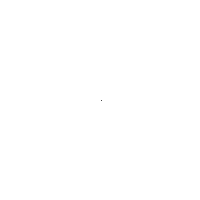
Frame 1 (no input)
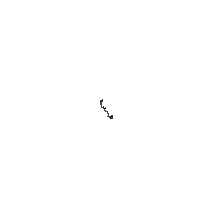
Frame 60 (the mouse pressed at the canvas centre just before this capture)
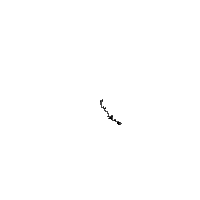
Frame 120 (the mouse held since frame 60 and released just before this capture)

The Processing sketch that drew these frames (run headless with seeded random() and noise(); from frame 60 on, the mouse is pressed at the canvas centre):

// Processing sketch: exo1_5_2
// ── exo1_5_2.pde
import java.util.*;

Walker w;


class Walker {
 float x;
 float y;
 
 Walker(){
   x = width/2;
   y = height/2;
 }
 
 void display(){
   stroke(0);
   point(x,y);
 }
 
 void step(){
   float nbr = randomGaussian();
   nbr = nbr*10 + 100;
   println(nbr);
   int stepx = 0;
   int stepy = 0;
   if(nbr > 100 && nbr < 110){
     stepx = 1;
   } else if(nbr < 100 && nbr > 90){
     stepy= 1;
   } else if (nbr <90){
     stepx = -1;
   } else {
     stepy = -1;
   }
   
   x += stepx;
   y += stepy;
   
   x = constrain(x, 0, width-1);
   y = constrain(y, 0, height-1);
 }
}

void setup(){
 size(200,200);
 w = new Walker();
 background(255);
}

void draw(){
  w.step();
  w.display();
}
